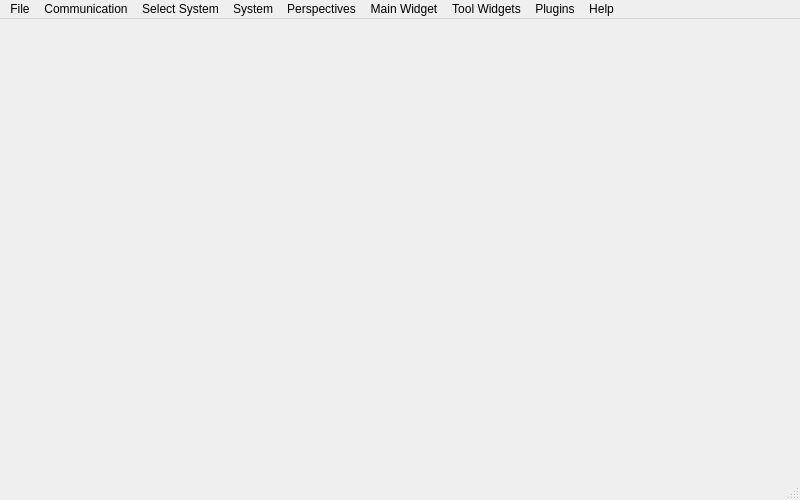
<?xml version="1.0" encoding="UTF-8"?>
<ui version="4.0">
 <class>MainWindow</class>
 <widget class="QMainWindow" name="MainWindow">
  <property name="geometry">
   <rect>
    <x>0</x>
    <y>0</y>
    <width>800</width>
    <height>500</height>
   </rect>
  </property>
  <property name="minimumSize">
   <size>
    <width>800</width>
    <height>500</height>
   </size>
  </property>
  <property name="baseSize">
   <size>
    <width>1100</width>
    <height>800</height>
   </size>
  </property>
  <property name="mouseTracking">
   <bool>false</bool>
  </property>
  <property name="windowTitle">
   <string>MGMainWindow</string>
  </property>
  <property name="styleSheet">
   <string notr="true"/>
  </property>
  <widget class="QWidget" name="centralWidget">
   <property name="sizePolicy">
    <sizepolicy hsizetype="MinimumExpanding" vsizetype="MinimumExpanding">
     <horstretch>0</horstretch>
     <verstretch>0</verstretch>
    </sizepolicy>
   </property>
   <property name="minimumSize">
    <size>
     <width>100</width>
     <height>75</height>
    </size>
   </property>
  </widget>
  <widget class="QMenuBar" name="menuBar">
   <property name="geometry">
    <rect>
     <x>0</x>
     <y>0</y>
     <width>800</width>
     <height>22</height>
    </rect>
   </property>
   <widget class="QMenu" name="menuMGround">
    <property name="title">
     <string>File</string>
    </property>
    <widget class="QMenu" name="menuPreferences">
     <property name="title">
      <string>Display</string>
     </property>
     <addaction name="actionSelectStylesheet"/>
     <addaction name="actionReloadStylesheet"/>
    </widget>
    <addaction name="actionJoystick_Settings"/>
    <addaction name="actionSimulate"/>
    <addaction name="separator"/>
    <addaction name="actionMuteAudioOutput"/>
    <addaction name="actionJoystickSettings"/>
    <addaction name="actionTestphase"/>
    <addaction name="actionCamera_Reconfigure"/>
    <addaction name="actionSettings"/>
    <addaction name="menuPreferences"/>
    <addaction name="separator"/>
    <addaction name="actionExit"/>
   </widget>
   <widget class="QMenu" name="menuNetwork">
    <property name="title">
     <string>Communication</string>
    </property>
    <addaction name="actionAdd_Link"/>
    <addaction name="separator"/>
   </widget>
   <widget class="QMenu" name="menuConnected_Systems">
    <property name="enabled">
     <bool>true</bool>
    </property>
    <property name="title">
     <string>Select System</string>
    </property>
   </widget>
   <widget class="QMenu" name="menuUnmanned_System">
    <property name="enabled">
     <bool>true</bool>
    </property>
    <property name="title">
     <string>System</string>
    </property>
    <property name="separatorsCollapsible">
     <bool>false</bool>
    </property>
    <addaction name="actionShutdownMAV"/>
    <addaction name="actionLiftoff"/>
    <addaction name="actionLand"/>
    <addaction name="actionEmergency_Land"/>
    <addaction name="actionEmergency_Kill"/>
   </widget>
   <widget class="QMenu" name="menuTools">
    <property name="title">
     <string>Tool Widgets</string>
    </property>
    <addaction name="actionNewCustomWidget"/>
    <addaction name="actionLoadCustomWidgetFile"/>
   </widget>
   <widget class="QMenu" name="menuHelp">
    <property name="title">
     <string>Help</string>
    </property>
    <addaction name="actionOnline_Documentation"/>
    <addaction name="actionProject_Roadmap_2"/>
    <addaction name="actionDeveloper_Credits"/>
   </widget>
   <widget class="QMenu" name="menuPerspectives">
    <property name="title">
     <string>Perspectives</string>
    </property>
    <addaction name="actionOperatorsView"/>
    <addaction name="actionSkyeView"/>
    <addaction name="actionEngineersView"/>
    <addaction name="actionPilotsView"/>
    <addaction name="separator"/>
    <addaction name="actionFirmwareUpdateView"/>
    <addaction name="actionMavlinkView"/>
    <addaction name="actionUnconnectedView"/>
    <addaction name="separator"/>
    <addaction name="actionFullscreen"/>
    <addaction name="actionNormal"/>
   </widget>
   <widget class="QMenu" name="menuMain">
    <property name="title">
     <string>Main Widget</string>
    </property>
   </widget>
   <widget class="QMenu" name="menuPlugins">
    <property name="title">
     <string>Plugins</string>
    </property>
   </widget>
   <addaction name="menuMGround"/>
   <addaction name="menuNetwork"/>
   <addaction name="menuConnected_Systems"/>
   <addaction name="menuUnmanned_System"/>
   <addaction name="menuPerspectives"/>
   <addaction name="menuMain"/>
   <addaction name="menuTools"/>
   <addaction name="menuPlugins"/>
   <addaction name="menuHelp"/>
  </widget>
  <widget class="QStatusBar" name="statusBar"/>
  <action name="actionExit">
   <property name="icon">
    <iconset resource="../../qgroundcontrol.qrc">
     <normaloff>:/images/actions/system-log-out.svg</normaloff>:/images/actions/system-log-out.svg</iconset>
   </property>
   <property name="text">
    <string>Exit</string>
   </property>
   <property name="shortcut">
    <string>Ctrl+Q</string>
   </property>
  </action>
  <action name="actionLiftoff">
   <property name="enabled">
    <bool>true</bool>
   </property>
   <property name="icon">
    <iconset resource="../../qgroundcontrol.qrc">
     <normaloff>:/images/control/launch.svg</normaloff>
     <normalon>:/images/control/launch.svg</normalon>:/images/control/launch.svg</iconset>
   </property>
   <property name="text">
    <string>Liftoff</string>
   </property>
  </action>
  <action name="actionLand">
   <property name="icon">
    <iconset resource="../../qgroundcontrol.qrc">
     <normaloff>:/images/control/land.svg</normaloff>:/images/control/land.svg</iconset>
   </property>
   <property name="text">
    <string>Land</string>
   </property>
  </action>
  <action name="actionEmergency_Land">
   <property name="icon">
    <iconset resource="../../qgroundcontrol.qrc">
     <normaloff>:/images/actions/process-stop.svg</normaloff>:/images/actions/process-stop.svg</iconset>
   </property>
   <property name="text">
    <string>Emergency Land</string>
   </property>
   <property name="shortcut">
    <string>Ctrl+E</string>
   </property>
  </action>
  <action name="actionEmergency_Kill">
   <property name="icon">
    <iconset resource="../../qgroundcontrol.qrc">
     <normaloff>:/images/actions/process-stop.svg</normaloff>:/images/actions/process-stop.svg</iconset>
   </property>
   <property name="text">
    <string>Kill UAS</string>
   </property>
   <property name="shortcut">
    <string>Ctrl+K</string>
   </property>
  </action>
  <action name="actionAdd_Link">
   <property name="icon">
    <iconset resource="../../qgroundcontrol.qrc">
     <normaloff>:/images/actions/list-add.svg</normaloff>:/images/actions/list-add.svg</iconset>
   </property>
   <property name="text">
    <string>Add Link</string>
   </property>
  </action>
  <action name="actionConfiguration">
   <property name="icon">
    <iconset resource="../../qgroundcontrol.qrc">
     <normaloff>:/images/categories/applications-system.svg</normaloff>:/images/categories/applications-system.svg</iconset>
   </property>
   <property name="text">
    <string>Preferences</string>
   </property>
   <property name="toolTip">
    <string>Open UAS Preferences</string>
   </property>
  </action>
  <action name="actionJoystickSettings">
   <property name="icon">
    <iconset resource="../../qgroundcontrol.qrc">
     <normaloff>:/images/devices/input-gaming.svg</normaloff>:/images/devices/input-gaming.svg</iconset>
   </property>
   <property name="text">
    <string>Joystick Test</string>
   </property>
   <property name="visible">
    <bool>true</bool>
   </property>
  </action>
  <action name="actionSimulate">
   <property name="checkable">
    <bool>true</bool>
   </property>
   <property name="icon">
    <iconset resource="../../qgroundcontrol.qrc">
     <normaloff>:/images/control/launch.svg</normaloff>:/images/control/launch.svg</iconset>
   </property>
   <property name="text">
    <string>Simulate</string>
   </property>
   <property name="toolTip">
    <string>Simulate one vehicle to test and evaluate this application</string>
   </property>
  </action>
  <action name="actionShow_Slugs_View">
   <property name="icon">
    <iconset resource="../../qgroundcontrol.qrc">
     <normaloff>:/images/contrib/slugs.png</normaloff>:/images/contrib/slugs.png</iconset>
   </property>
   <property name="text">
    <string>Show Slugs View</string>
   </property>
  </action>
  <action name="actionJoystick_Settings">
   <property name="icon">
    <iconset resource="../../qgroundcontrol.qrc">
     <normaloff>:/images/devices/input-gaming.svg</normaloff>:/images/devices/input-gaming.svg</iconset>
   </property>
   <property name="text">
    <string>Joystick Settings</string>
   </property>
   <property name="visible">
    <bool>false</bool>
   </property>
  </action>
  <action name="actionOnline_Documentation">
   <property name="icon">
    <iconset resource="../../qgroundcontrol.qrc">
     <normaloff>:/images/apps/utilities-system-monitor.svg</normaloff>:/images/apps/utilities-system-monitor.svg</iconset>
   </property>
   <property name="text">
    <string>Online Documentation</string>
   </property>
  </action>
  <action name="actionProject_Roadmap_2">
   <property name="icon">
    <iconset resource="../../qgroundcontrol.qrc">
     <normaloff>:/images/status/software-update-available.svg</normaloff>:/images/status/software-update-available.svg</iconset>
   </property>
   <property name="text">
    <string>Project Roadmap</string>
   </property>
  </action>
  <action name="actionDeveloper_Credits">
   <property name="icon">
    <iconset resource="../../qgroundcontrol.qrc">
     <normaloff>:/images/categories/preferences-system.svg</normaloff>:/images/categories/preferences-system.svg</iconset>
   </property>
   <property name="text">
    <string>Developer Credits</string>
   </property>
  </action>
  <action name="actionOperatorsView">
   <property name="checkable">
    <bool>true</bool>
   </property>
   <property name="icon">
    <iconset resource="../../qgroundcontrol.qrc">
     <normaloff>:/images/status/weather-overcast.svg</normaloff>:/images/status/weather-overcast.svg</iconset>
   </property>
   <property name="text">
    <string>Operator</string>
   </property>
   <property name="shortcut">
    <string>Meta+O</string>
   </property>
  </action>
  <action name="actionEngineersView">
   <property name="checkable">
    <bool>true</bool>
   </property>
   <property name="icon">
    <iconset resource="../../qgroundcontrol.qrc">
     <normaloff>:/images/apps/utilities-system-monitor.svg</normaloff>:/images/apps/utilities-system-monitor.svg</iconset>
   </property>
   <property name="text">
    <string>Engineer</string>
   </property>
   <property name="shortcut">
    <string>Meta+E</string>
   </property>
  </action>
  <action name="actionMavlinkView">
   <property name="checkable">
    <bool>true</bool>
   </property>
   <property name="icon">
    <iconset resource="../../qgroundcontrol.qrc">
     <normaloff>:/images/devices/network-wired.svg</normaloff>:/images/devices/network-wired.svg</iconset>
   </property>
   <property name="text">
    <string>Mavlink</string>
   </property>
   <property name="shortcut">
    <string>Meta+M</string>
   </property>
  </action>
  <action name="actionSelectStylesheet">
   <property name="icon">
    <iconset resource="../../qgroundcontrol.qrc">
     <normaloff>:/images/categories/applications-internet.svg</normaloff>:/images/categories/applications-internet.svg</iconset>
   </property>
   <property name="text">
    <string>Select Stylesheet</string>
   </property>
  </action>
  <action name="actionPilotsView">
   <property name="checkable">
    <bool>true</bool>
   </property>
   <property name="icon">
    <iconset resource="../../qgroundcontrol.qrc">
     <normaloff>:/images/status/network-wireless-encrypted.svg</normaloff>:/images/status/network-wireless-encrypted.svg</iconset>
   </property>
   <property name="text">
    <string>Pilot</string>
   </property>
   <property name="shortcut">
    <string>Meta+P</string>
   </property>
  </action>
  <action name="actionNewCustomWidget">
   <property name="icon">
    <iconset resource="../../qgroundcontrol.qrc">
     <normaloff>:/images/apps/utilities-system-monitor.svg</normaloff>:/images/apps/utilities-system-monitor.svg</iconset>
   </property>
   <property name="text">
    <string>New Custom Widget</string>
   </property>
  </action>
  <action name="actionMuteAudioOutput">
   <property name="checkable">
    <bool>true</bool>
   </property>
   <property name="icon">
    <iconset resource="../../qgroundcontrol.qrc">
     <normaloff>:/images/status/audio-volume-high.svg</normaloff>
     <normalon>:/images/status/audio-volume-muted.svg</normalon>
     <activeon>:/images/status/audio-volume-muted.svg</activeon>
     <selectedoff>:/images/status/audio-volume-high.svg</selectedoff>
     <selectedon>:/images/status/audio-volume-muted.svg</selectedon>:/images/status/audio-volume-high.svg</iconset>
   </property>
   <property name="text">
    <string>Mute Audio Output</string>
   </property>
  </action>
  <action name="actionUnconnectedView">
   <property name="checkable">
    <bool>true</bool>
   </property>
   <property name="icon">
    <iconset resource="../../qgroundcontrol.qrc">
     <normaloff>:/images/devices/network-wireless.svg</normaloff>:/images/devices/network-wireless.svg</iconset>
   </property>
   <property name="text">
    <string>Unconnected</string>
   </property>
   <property name="shortcut">
    <string>Meta+U</string>
   </property>
  </action>
  <action name="actionShutdownMAV">
   <property name="icon">
    <iconset resource="../../qgroundcontrol.qrc">
     <normaloff>:/images/actions/system-log-out.svg</normaloff>:/images/actions/system-log-out.svg</iconset>
   </property>
   <property name="text">
    <string>Shutdown MAV</string>
   </property>
   <property name="toolTip">
    <string>Shutdown the onboard computer - works not during flight</string>
   </property>
   <property name="statusTip">
    <string>Shutdown the onboard computer - works not during flight</string>
   </property>
  </action>
  <action name="actionReloadStylesheet">
   <property name="text">
    <string>Reload Stylesheet</string>
   </property>
   <property name="shortcut">
    <string>Meta+R</string>
   </property>
  </action>
  <action name="actionSettings">
   <property name="text">
    <string>Settings</string>
   </property>
  </action>
  <action name="actionFullscreen">
   <property name="text">
    <string>Fullscreen</string>
   </property>
   <property name="shortcut">
    <string>Meta+Return</string>
   </property>
  </action>
  <action name="actionNormal">
   <property name="text">
    <string>Normal</string>
   </property>
   <property name="shortcut">
    <string>Esc</string>
   </property>
  </action>
  <action name="actionLoadCustomWidgetFile">
   <property name="icon">
    <iconset resource="../../qgroundcontrol.qrc">
     <normaloff>:/images/status/folder-drag-accept.svg</normaloff>:/images/status/folder-drag-accept.svg</iconset>
   </property>
   <property name="text">
    <string>Load Custom Widget File</string>
   </property>
  </action>
  <action name="actionFirmwareUpdateView">
   <property name="icon">
    <iconset resource="../../qgroundcontrol.qrc">
     <normaloff>:/images/status/software-update-available.svg</normaloff>:/images/status/software-update-available.svg</iconset>
   </property>
   <property name="text">
    <string>Firmware Update</string>
   </property>
   <property name="toolTip">
    <string>Update the firmware of one of the connected autopilots</string>
   </property>
  </action>
  <action name="actionSkyeView">
   <property name="checkable">
    <bool>true</bool>
   </property>
   <property name="icon">
    <iconset resource="../../qgroundcontrol.qrc">
     <normaloff>:/images/skye_images/LOGO_DEF.png</normaloff>:/images/skye_images/LOGO_DEF.png</iconset>
   </property>
   <property name="text">
    <string>Skye</string>
   </property>
  </action>
  <action name="actionTestphase">
   <property name="icon">
    <iconset resource="../../qgroundcontrol.qrc">
     <normaloff>:/images/skye_images/LOGO_DEF.png</normaloff>:/images/skye_images/LOGO_DEF.png</iconset>
   </property>
   <property name="text">
    <string>Testphase</string>
   </property>
  </action>
  <action name="actionCamera_Reconfigure">
   <property name="icon">
    <iconset resource="../../qgroundcontrol.qrc">
     <normaloff>:/general/images/skye_images/input/fotoapparat.png</normaloff>:/general/images/skye_images/input/fotoapparat.png</iconset>
   </property>
   <property name="text">
    <string>Camera Reconfigure</string>
   </property>
   <property name="toolTip">
    <string>Set camera settings</string>
   </property>
  </action>
 </widget>
 <layoutdefault spacing="6" margin="11"/>
 <resources>
  <include location="../../qgroundcontrol.qrc"/>
 </resources>
 <connections>
  <connection>
   <sender>actionExit</sender>
   <signal>triggered()</signal>
   <receiver>MainWindow</receiver>
   <slot>close()</slot>
   <hints>
    <hint type="sourcelabel">
     <x>-1</x>
     <y>-1</y>
    </hint>
    <hint type="destinationlabel">
     <x>299</x>
     <y>199</y>
    </hint>
   </hints>
  </connection>
  <connection>
   <sender>actionFullscreen</sender>
   <signal>triggered()</signal>
   <receiver>MainWindow</receiver>
   <slot>showFullScreen()</slot>
   <hints>
    <hint type="sourcelabel">
     <x>-1</x>
     <y>-1</y>
    </hint>
    <hint type="destinationlabel">
     <x>399</x>
     <y>249</y>
    </hint>
   </hints>
  </connection>
  <connection>
   <sender>actionNormal</sender>
   <signal>triggered()</signal>
   <receiver>MainWindow</receiver>
   <slot>showNormal()</slot>
   <hints>
    <hint type="sourcelabel">
     <x>-1</x>
     <y>-1</y>
    </hint>
    <hint type="destinationlabel">
     <x>399</x>
     <y>249</y>
    </hint>
   </hints>
  </connection>
 </connections>
</ui>
